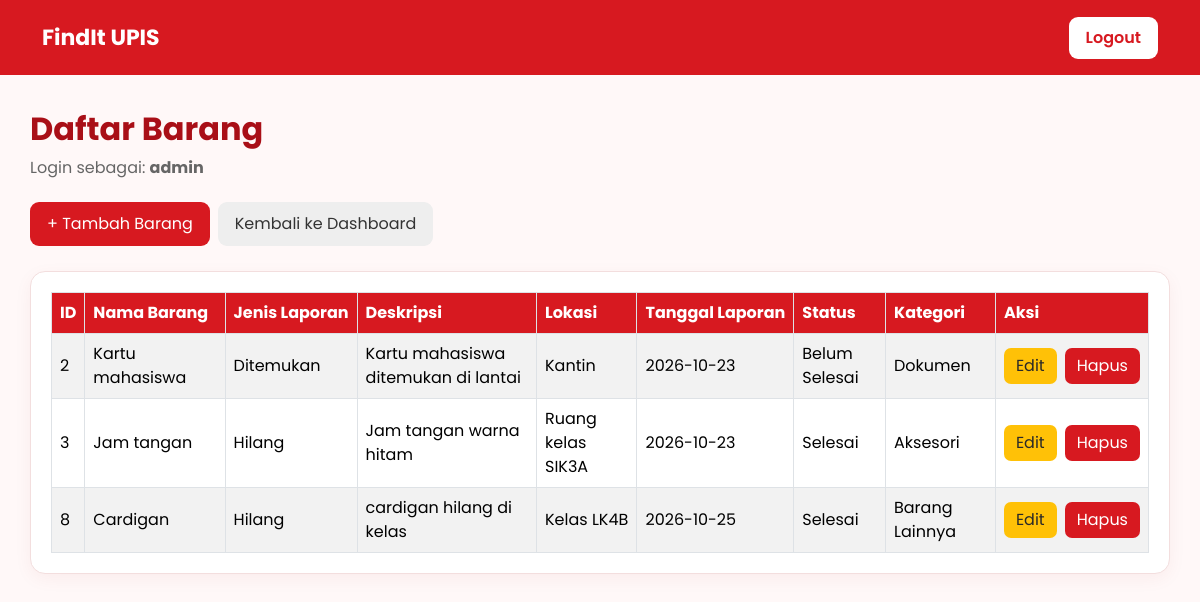
Page /barang.php (signed in) on the committed database.
### tables this page shows
CREATE TABLE `barang` (
  `id_barang` int(11) NOT NULL,
  `nama_barang` varchar(100) NOT NULL,
  `jenis_laporan` enum('Hilang','Ditemukan') NOT NULL,
  `deskripsi` text NOT NULL,
  `lokasi` varchar(150) NOT NULL,
  `tanggal_laporan` date NOT NULL,
  `status` enum('Belum Selesai','Selesai') NOT NULL DEFAULT 'Belum Selesai',
  `id_kategori` int(11) NOT NULL
);

CREATE TABLE `kategori_barang` (
  `id_kategori` int(11) NOT NULL,
  `nama_kategori` varchar(100) NOT NULL
);

### barang.php (the view, shortened to what this page needs)
<?php
include 'koneksi.php';
$role = $_SESSION['role'];
$query = "SELECT barang.*, kategori_barang.nama_kategori
          FROM barang
          JOIN kategori_barang
          ON barang.id_kategori = kategori_barang.id_kategori
          ORDER BY barang.id_barang ASC";
$result = mysqli_query($conn, $query);
?>
<!DOCTYPE html>
<html lang="id">
<head>
    <link
        href="https://cdn.jsdelivr.net/npm/bootstrap@5.3.3/dist/css/bootstrap.min.css"
        rel="stylesheet"
    >
</head>
<body>
    <nav class="navbar">
        <div class="container">
            <a class="navbar-brand" href="dashboard.php">
                FindIt UPIS
            </a>
            <a href="logout.php" class="btn btn-logout">
                Logout
            </a>
        </div>
    </nav>
    <div class="container main-content">
        <h2 class="page-title">
            Daftar Barang
        </h2>
        <p class="role-info">
            Login sebagai:
            <strong>
                <?php echo htmlspecialchars($role); ?>
            </strong>
        </p>
        <div class="d-flex flex-wrap gap-2">
            <a href="tambah_barang.php" class="btn btn-tambah">
                + Tambah Barang
            </a>
            <a href="dashboard.php" class="btn btn-dashboard">
                Kembali ke Dashboard
            </a>
        </div>
        <div class="table-card">
            <div class="table-responsive">
                <table class="table table-bordered table-striped mb-0">
                    <thead>
                        <tr>
                            <th>ID</th>
                            <th>Nama Barang</th>
                            <th>Jenis Laporan</th>
                            <th>Deskripsi</th>
                            <th>Lokasi</th>
                            <th>Tanggal Laporan</th>
                            <th>Status</th>
                            <th>Kategori</th>
                            <th>Aksi</th>
                        </tr>
                    </thead>
                    <tbody>
                        <?php if ($result && mysqli_num_rows($result) > 0) { ?>
                            <?php while ($row = mysqli_fetch_assoc($result)) { ?>
                                <tr>
                                    <td>
                                        <?php echo $row['id_barang']; ?>
                                    </td>
                                    <td>
                                        <?php echo htmlspecialchars($row['nama_barang']); ?>
                                    </td>
                                    <td>
                                        <?php echo htmlspecialchars($row['jenis_laporan']); ?>
                                    </td>
                                    <td>
                                        <?php echo htmlspecialchars($row['deskripsi']); ?>
                                    </td>
                                    <td>
                                        <?php echo htmlspecialchars($row['lokasi']); ?>
                                    </td>
                                    <td>
                                        <?php echo htmlspecialchars($row['tanggal_laporan']); ?>
                                    </td>
                                    <td>
                                        <?php echo htmlspecialchars($row['status']); ?>
                                    </td>
                                    <td>
                                        <?php echo htmlspecialchars($row['nama_kategori']); ?>
                                    </td>
                                    <td>
                                        <div class="d-flex gap-2">
                                            <a
                                                href="edit_barang.php?id=<?php echo $row['id_barang']; ?>"
                                                class="btn-edit"
                                            >
                                                Edit
                                            </a>
                                            <?php if ($role === 'admin') { ?>
                                                <form
                                                    action="hapus_barang.php"
                                                    method="POST"
                                                    class="form-hapus"
                                                >
                                                    <button
                                                        type="submit"
                                                        name="hapus"
                                                        class="btn btn-hapus"
                                                    >
                                                        Hapus
                                                    </button>
                                                </form>
                                            <?php } ?>
                                        </div>
                                    </td>
                                </tr>
                            <?php } ?>
                        <?php } ?>
                    </tbody>
                </table>
            </div>
        </div>
    </div>
</body>
</html>

### barang.php (style rules this page uses)
body { font-family: 'Poppins', sans-serif; background-color: #fff8f8; color: #292929; margin: 0; }
.navbar { background-color: #d71920; padding: 16px 0; }
.navbar-brand { color: white; font-size: 22px; font-weight: 700; }
.btn-logout { background-color: white; color: #d71920; border: none; border-radius: 9px; padding: 9px 17px; font-weight: 600; }
.main-content { padding: 35px 0; }
.page-title { color: #a90f17; font-weight: 700; margin-bottom: 8px; }
.role-info { margin-bottom: 22px; color: #666; }
.table-card { background-color: white; border: 1px solid #f3dede; border-radius: 15px; padding: 20px; margin-top: 25px; box-shadow: 0 5px 18px rgba(150, 0, 0, 0.05); }
.table thead th { background-color: #d71920; color: white; vertical-align: middle; white-space: nowrap; }
.table tbody td { vertical-align: middle; }
.btn-tambah { background-color: #d71920; color: white; border: none; border-radius: 9px; padding: 10px 17px; }
.btn-dashboard { background-color: #eeeeee; color: #333; border: none; border-radius: 9px; padding: 10px 17px; }
.btn-edit { background-color: #ffc107; color: #292929; border: none; border-radius: 7px; padding: 6px 12px; text-decoration: none; }
.btn-hapus { background-color: #d71920; color: white; border: none; border-radius: 7px; padding: 6px 12px; }

### rows in the picture
barang: id_barang "2", nama_barang "Kartu mahasiswa", jenis_laporan "Ditemukan", deskripsi "Kartu mahasiswa ditemukan di lantai", lokasi "Kantin", tanggal_laporan "2026-10-23", status "Belum Selesai", id_kategori.nama_kategori "Dokumen"
barang: id_barang "3", nama_barang "Jam tangan", jenis_laporan "Hilang", deskripsi "Jam tangan warna hitam", lokasi "Ruang kelas SIK3A", tanggal_laporan "2026-10-23", status "Selesai", id_kategori.nama_kategori "Aksesori"
barang: id_barang "8", nama_barang "Cardigan", jenis_laporan "Hilang", deskripsi "cardigan hilang di kelas", lokasi "Kelas LK4B", tanggal_laporan "2026-10-25", status "Selesai", id_kategori.nama_kategori "Barang Lainnya"

### other values in the picture
$role "admin"
